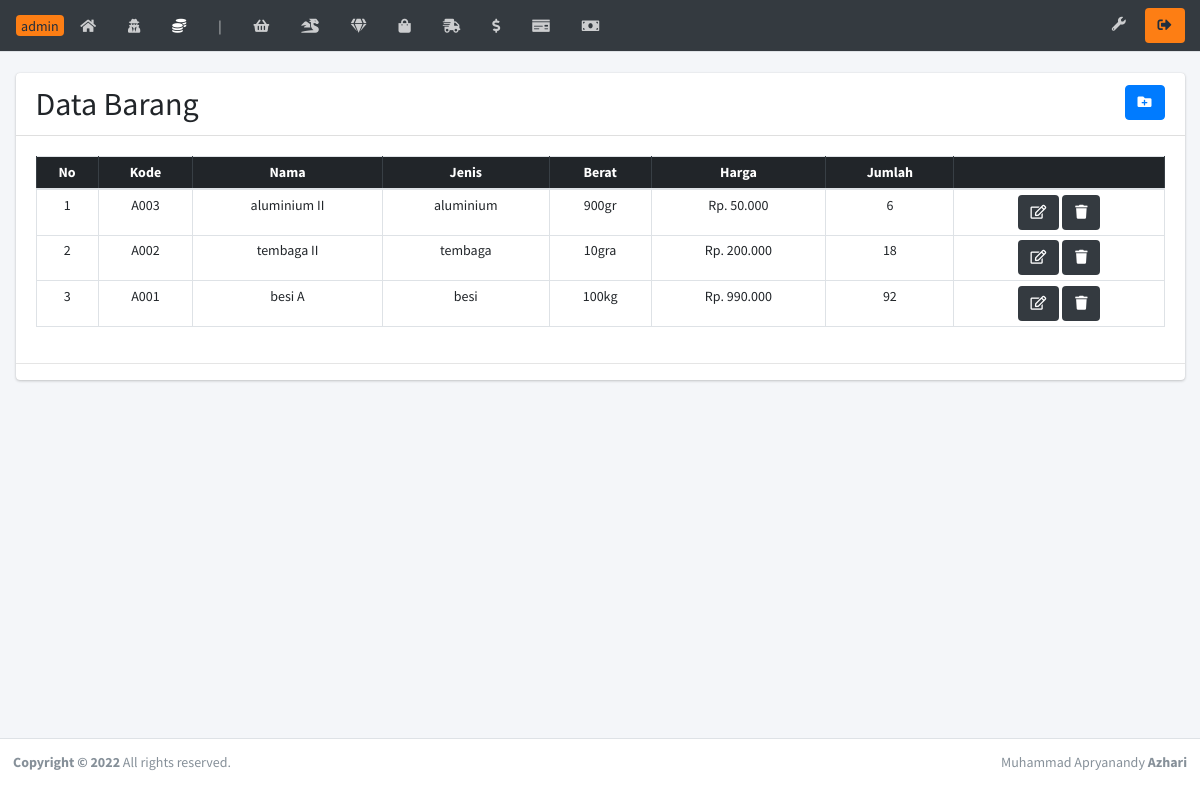
The page /brs46/barang.php on the database its author committed.
### tables this page shows
CREATE TABLE `barang` (
  `idbarang` int(5) NOT NULL,
  `kode` varchar(10) NOT NULL,
  `namabarang` varchar(80) NOT NULL,
  `jenis` varchar(50) NOT NULL,
  `jumlah` int(5) NOT NULL,
  `harga` double NOT NULL,
  `berat` varchar(5) NOT NULL
);

### brs46/barang.php (the view)
<?php require('headernya.php'); error_reporting(0); ?>
  <div class="content-wrapper">
    <br>
    <section class="content">
      <div class="container-fluid">
        <div class="row">
          <div class="col-12">
            <div class="card">
              <div class="card-header">
                <h2 style="display:inline;">Data Barang</h2>
                <button style="float: right;margin-left: 5px" class="btn btn-primary" type="button" data-toggle="tooltip" data-placement="bottom" title="Tambah"><a href="barang_input.php" class="text-white"><i class="fas fa-folder-plus"></i></a></button>
              </div>
              <div class="card-body">
                <table id="dataTables" class="table table-bordered table-hover table-sm">
                  <thead class="table-dark">
                    <tr class="text-center">
                        <th>No</th>
                        <th>Kode</th>
                        <th>Nama</th>
                        <th>Jenis</th>
                        <th>Berat</th>
                        <th>Harga</th>
                        <th>Jumlah</th>
                        <th class="hide"></th>
                    </tr>
                  </thead>
                  <tbody>
                    <?php
                      $no = 1;
                      $query = mysqli_query($kon, "SELECT * FROM barang ORDER BY idbarang DESC");
                      while($data = mysqli_fetch_array($query)){
                        ?>
                          <tr class="text-center">
                          <td><?= $no++ ?></td>
                          <td><?= $data['kode'] ?></td>
                          <td><?= $data['namabarang'] ?></td>
                          <td><?= $data['jenis'] ?></td>
                          <td><?= $data['berat'] ?></td>
                          <td>Rp. <?= number_format($data['harga'],0,',','.') ?> </td>
                          <td><?= $data['jumlah'] ?></td>
                          <td>
                            <button class="btn bg-dark" type="button"><a href="barang_edit.php?idbarang=<?= $data['idbarang'] ?>" class="text-white"><i class="far fa-edit"></i></a></button>
                            <button class="btn bg-dark" onclick="yakin = confirm('Apakah Kamu yakin ingin Menghapus?'); if(yakin){ window.location = 'hapus.php?idbarang=<?= $data['idbarang'] ?>';
                              }" type="button"><i class="fas fa-trash"></i></button>
                          </td>
                        <?php
                      }
                    ?>
                  </tbody>
                </table>
              </div>
              <hr>
            </div>
          </div>
        </div>
      </div>
    </section>
  </div>
<?php require('footernya.php') ?>

### rows shown on the page
barang: kode "A003", namabarang "aluminium II", jenis "aluminium", berat "900gr", harga "50.000", jumlah "6"
barang: kode "A002", namabarang "tembaga II", jenis "tembaga", berat "10gra", harga "200.000", jumlah "18"
barang: kode "A001", namabarang "besi A", jenis "besi", berat "100kg", harga "990.000", jumlah "92"
